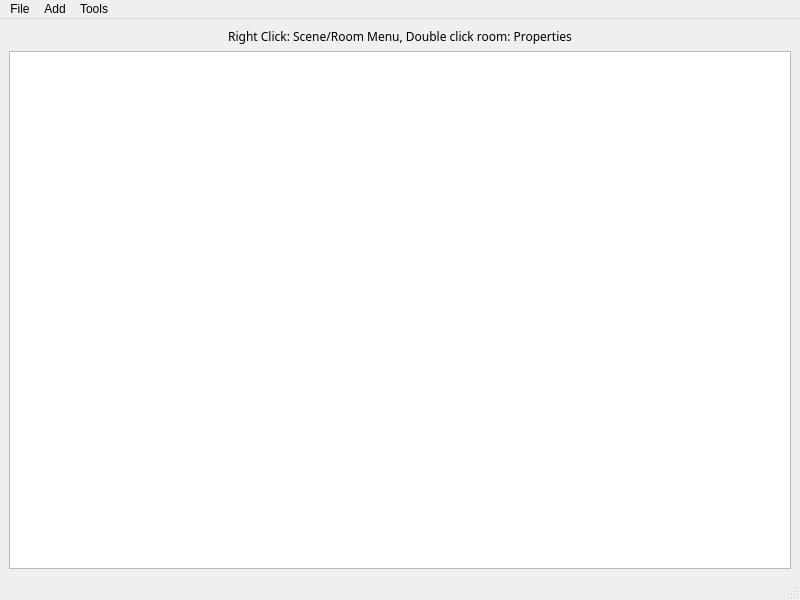
<?xml version="1.0" encoding="UTF-8"?>
<ui version="4.0">
 <class>MainWindow</class>
 <widget class="QMainWindow" name="MainWindow">
  <property name="geometry">
   <rect>
    <x>0</x>
    <y>0</y>
    <width>800</width>
    <height>600</height>
   </rect>
  </property>
  <property name="windowTitle">
   <string>MasterForge</string>
  </property>
  <widget class="QWidget" name="centralwidget">
   <property name="minimumSize">
    <size>
     <width>800</width>
     <height>551</height>
    </size>
   </property>
   <layout class="QHBoxLayout" name="horizontalLayout">
    <item>
     <layout class="QVBoxLayout" name="verticalLayout_2">
      <item>
       <widget class="QLabel" name="rightClickLabel">
        <property name="font">
         <font>
          <family>.SF NS Text</family>
         </font>
        </property>
        <property name="text">
         <string>&lt;html&gt;&lt;head/&gt;&lt;body&gt;&lt;p align=&quot;center&quot;&gt;Right Click: Scene/Room Menu, Double click room: Properties&lt;/p&gt;&lt;/body&gt;&lt;/html&gt;</string>
        </property>
       </widget>
      </item>
      <item>
       <widget class="QGraphicsView" name="graphicsView">
        <property name="font">
         <font>
          <family>.SF NS Text</family>
         </font>
        </property>
       </widget>
      </item>
     </layout>
    </item>
   </layout>
  </widget>
  <widget class="QMenuBar" name="menubar">
   <property name="geometry">
    <rect>
     <x>0</x>
     <y>0</y>
     <width>800</width>
     <height>22</height>
    </rect>
   </property>
   <widget class="QMenu" name="menuFile">
    <property name="title">
     <string>File</string>
    </property>
    <addaction name="actionOpen"/>
    <addaction name="actionSave"/>
    <addaction name="actionClose"/>
    <addaction name="separator"/>
    <addaction name="actionExport"/>
   </widget>
   <widget class="QMenu" name="menuAdd">
    <property name="title">
     <string>Add</string>
    </property>
    <addaction name="actionRoom"/>
   </widget>
   <widget class="QMenu" name="menuTools">
    <property name="title">
     <string>Tools</string>
    </property>
    <addaction name="actionBig_Brother"/>
   </widget>
   <addaction name="menuFile"/>
   <addaction name="menuAdd"/>
   <addaction name="menuTools"/>
  </widget>
  <widget class="QStatusBar" name="statusbar"/>
  <action name="actionOpen">
   <property name="text">
    <string>Open Workspace</string>
   </property>
  </action>
  <action name="actionSave">
   <property name="text">
    <string>Save Workspace</string>
   </property>
  </action>
  <action name="actionClose">
   <property name="text">
    <string>Close Workspace</string>
   </property>
  </action>
  <action name="actionRoom">
   <property name="text">
    <string>Room</string>
   </property>
  </action>
  <action name="actionExport">
   <property name="text">
    <string>Export Map Data</string>
   </property>
  </action>
  <action name="actionBig_Brother">
   <property name="text">
    <string>Big Brother</string>
   </property>
  </action>
 </widget>
 <resources/>
 <connections/>
</ui>
